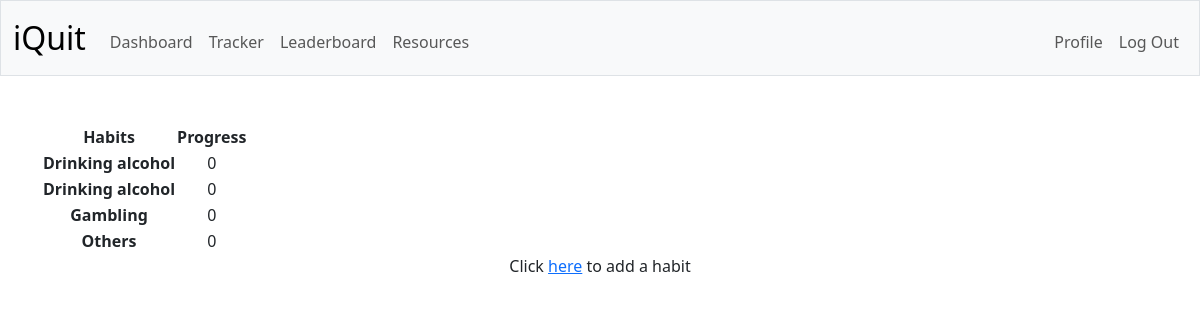
The page /dashboard (signed in) on the database as committed earlier.
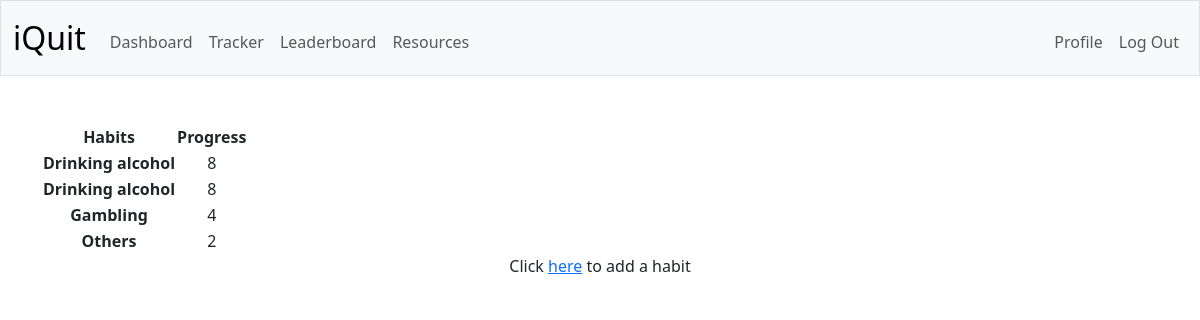
The same page on the database as committed later.
### tables this page shows
CREATE TABLE habits (
    user_id INTEGER NOT NULL,
    habit TEXT NOT NULL,
    start_time NUMERIC NOT NULL,
    enter_time NUMERIC NOT NULL,
    streak INTEGER,
    FOREIGN KEY(user_id) REFERENCES users(id)
);

### app.py (the view)
@app.route("/dashboard")
@login_required
def dashboard():
    habits = db.execute(
        "SELECT * FROM habits\
                        WHERE user_id = ?",
        session["user_id"],
    )
    return render_template("dashboard.html", habits=habits)

### app.py (called while the page is built)
@app.after_request
def after_request(response):
    response.headers["Cache-Control"] = "no-cache, no-store, must-revalidate"
    response.headers["Expires"] = 0
    response.headers["Pragma"] = "no-cache"
    return response

### helpers.py (called while the page is built)
def login_required(f):
    @wraps(f)
    def decorated_function(*args, **kwargs):
        if session.get("user_id") is None:
            return redirect("/login")
        return f(*args, **kwargs)
    return decorated_function

### templates/dashboard.html (shortened to what this page needs)
{% extends "layout.html" %}
{% block main %}
    <table>
        <thead>
            <tr>
                <th>Habits</th>
                <th>Progress</th>
            </tr>
        </thead>
        <tbody>
            {% for habit in habits %}
            <tr>
                <th>{{ habit.habit }}</th>
                <td>
                    {{ habit.streak }}
                </td>
            </tr>
            {% endfor %}
        </tbody>
    </table>
    <p>Click <a href="/add">here</a> to add a habit</p>
{% endblock %}

### templates/layout.html (shortened to what this page needs)
<!DOCTYPE html>
<html lang="en">
    <head>
        <link href="https://cdn.jsdelivr.net/npm/bootstrap@5.3.2/dist/css/bootstrap.min.css" rel="stylesheet">
        <link href="/static/styles.css" rel="stylesheet">
    </head>
    <body>
        <nav class="bg-light border navbar navbar-expand-md navbar-light">
            <div class="container-fluid">
                <a class="navbar-brand" href="/">iQuit</a>
                <div class="collapse navbar-collapse" id="navbar">
                    {% if session["user_id"] %}
                        <ul class="navbar-nav me-auto mt-2">
                            <li class="nav-item"><a class="nav-link" href="/dashboard">Dashboard</a></li>
                            <li class="nav-item"><a class="nav-link" href="/tracker">Tracker</a></li>
                            <li class="nav-item"><a class="nav-link" href="/leaderboard">Leaderboard</a></li>
                            <li class="nav-item"><a class="nav-link" href="/resources">Resources</a></li>
                        </ul>
                        <ul class="navbar-nav ms-auto mt-2">
                            <li class="nav-item"><a class="nav-link" href="/profile">Profile</a></li>
                            <li class="nav-item"><a class="nav-link" href="/logout">Log Out</a></li>
                        </ul>
                    {% else %}
                        <ul class="navbar-nav ms-auto mt-2">
                            <li class="nav-item"><a class="nav-link" href="/register">Register</a></li>
                            <li class="nav-item"><a class="nav-link" href="/login">Log In</a></li>
                        </ul>
                    {% endif %}
                </div>
            </div>
        </nav>
        <main class="container py-5 text-center">
            {% block main %}{% endblock %}
        </main>
    </body>
</html>

### static/styles.css (style rules this page uses)
nav .navbar-brand { font-size: xx-large; }

Rows that differ between the two databases and show on the page:
changed habits (number 1 of 4 on the later page): streak "0" → "8"
changed habits (number 2 of 4 on the later page): streak "0" → "8"
changed habits "Gambling": streak "0" → "4"
changed habits "Others": streak "0" → "2"
